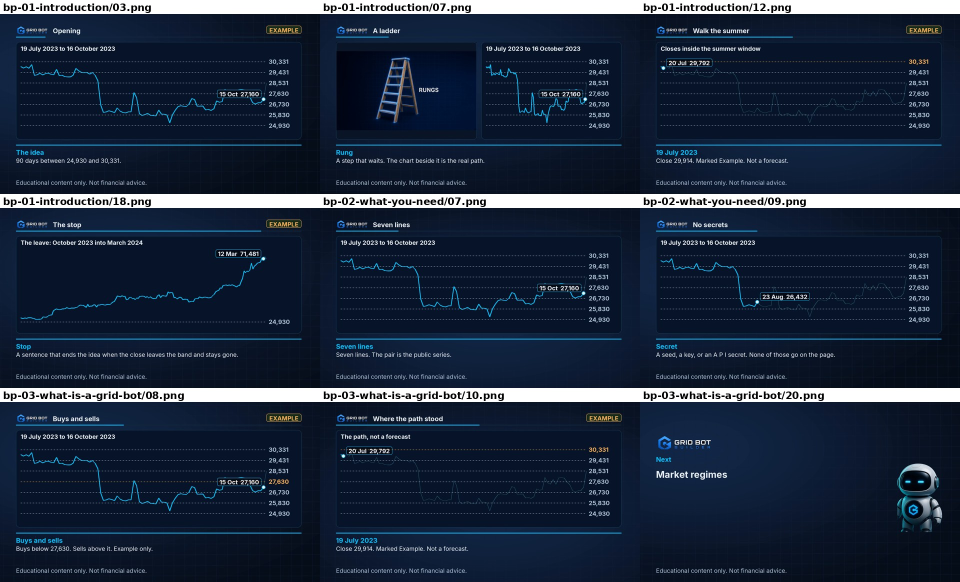
#> input picture blueprint-image-qa/contact_sheet_code_drawn_provisional.jpg, 1920 x 1164 px (shown at 1/2 size); its folder holds only this picture in this run
$ python -i qa.py   (imports and definitions only)
#> lines starting #> are read from the running program, lines starting #| are printed output that depends on the picture; after the words box and inside, x2 and y2 are one past the last pixel; in counts of white or black regions, pixels touching at a corner belong together
#> further down, picture is the input picture: PIL image 1920x1164 RGB; mean R, G, B 29.3, 42.2, 62.3
"""Technical preflight only.

Stem width, contrast, and margins do not decide whether a plate looks professional.
Appeal, craft, and brand are scored by skills/image-quality-standard.
This module is deprecated as a quality rubric. It stays as a render gate for
broken output: overflow, a missing font file, a blank PNG, a Regular face.
"""

from __future__ import annotations

import io
from dataclasses import dataclass, field
from functools import lru_cache

from PIL import Image

from .fonts import HEADLINE_FAMILY, bundled_match
from .theme import Theme


# [19 lines left out: functions relative_luminance, contrast_ratio, not called in this run]


def _needs_ratio(size: int) -> float:
    return 3.0 if size >= 24 else 4.5


@dataclass
class QaReport:
    ok: bool
    checks: list[str] = field(default_factory=list)
    failures: list[str] = field(default_factory=list)

    # [6 lines left out: function add, not called in this run]


def _luma(red: int, green: int, blue: int) -> float:
    return 0.2126 * red + 0.7152 * green + 0.0722 * blue


def _core_mask(image: Image.Image) -> Image.Image:
    """Keep the crisp glyph and drop the bloom around it."""
    rgb = image.convert("RGB")
    width, height = rgb.size
#> width = 1920; height = 1164
    raw = rgb.tobytes()
    mask = Image.new("L", (width, height), 0)
#> mask: PIL image 1920x1164 L; every value is 0
    pix = mask.load()
    samples = []
    for y in range(0, height, 3):
        row = y * width * 3
        for x in range(0, width, 3):
            index = row + x * 3
            samples.append(_luma(raw[index], raw[index + 1], raw[index + 2]))
#> after the loop, samples = 248320 items
    paper = sorted(samples)[len(samples) // 2] if samples else 0
#> paper = 19.11
    dark_plate = paper > 170
#> dark_plate = False
    for y in range(height):
        row = y * width * 3
        for x in range(width):
            index = row + x * 3
            red, green, blue = raw[index], raw[index + 1], raw[index + 2]
            if dark_plate:
                if max(red, green, blue) < 95:
                    pix[x, y] = 255
            elif min(red, green, blue) > 214 or (blue > 235 and green > 190 and red < 70):
                pix[x, y] = 255
    return mask


def _stem_on_mask(image: Image.Image, cap_px: int = 55) -> float:
    """Left-stem width of a glyph, scaled so the cap height is cap_px."""
    gray = _core_mask(image)
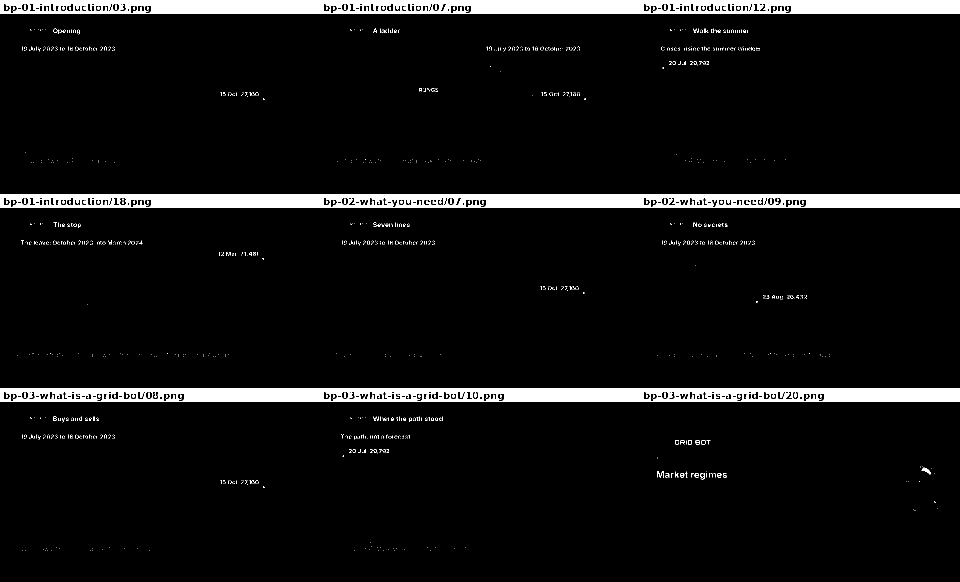
#> gray: PIL image 1920x1164 L (shown at 1/2 size); 6.5% white; 1328 white regions (1253 under 20 px), largest, box (x1, y1, x2, y2) and area: (0, 0, 1920, 28) 46616, (0, 388, 1920, 416) 46244, (0, 776, 1920, 804) 45153
    width, height = gray.size
#> width = 1920; height = 1164
    rows = [y for y in range(height) if any(gray.getpixel((x, y)) > 200 for x in range(width))]
#> rows = 328 values from 0 to 1100
    if len(rows) < 4:
        return 0.0
    cap = rows[-1] - rows[0] + 1
#> cap = 1101
    # Above the crossbar, so the sample is one vertical stem.
    row = rows[0] + max(2, int(cap * 0.16))
#> row = 176
    run = 0
    best = 0
    started = False
    for x in range(width):
        if gray.getpixel((x, row)) > 200:
            run += 1
            started = True
        elif started:
            best = run
            break
#> after the loop, run = 4
    stem = float(best or run)
#> stem = 4
    if cap <= 0 or stem <= 0:
        return 0.0
    return stem * cap_px / cap


# [211 lines left out: functions stem_width, headline_stem, ink_coverage, check_pixels, check_scene, check_headline_gap and 1 more, not called in this run]


BEGINNER_INTRO = """# Beginner check

Read each plate with the sound off.

- One idea only.
- A short headline, then 2 to 5 plain labels.
- Arrows or leader lines point at the thing the label names.
- Any figure is stamped EXAMPLE.
- No venue name, no contact detail, no profit claim, no paragraph.
"""

>>> from PIL import Image
>>> picture = Image.open('../../../blueprint-image-qa/contact_sheet_code_drawn_provisional.jpg')
>>> result = _stem_on_mask(picture)
#> result = 0.2

$ run again, on blueprint-image-qa/contact_sheet_fails.jpg
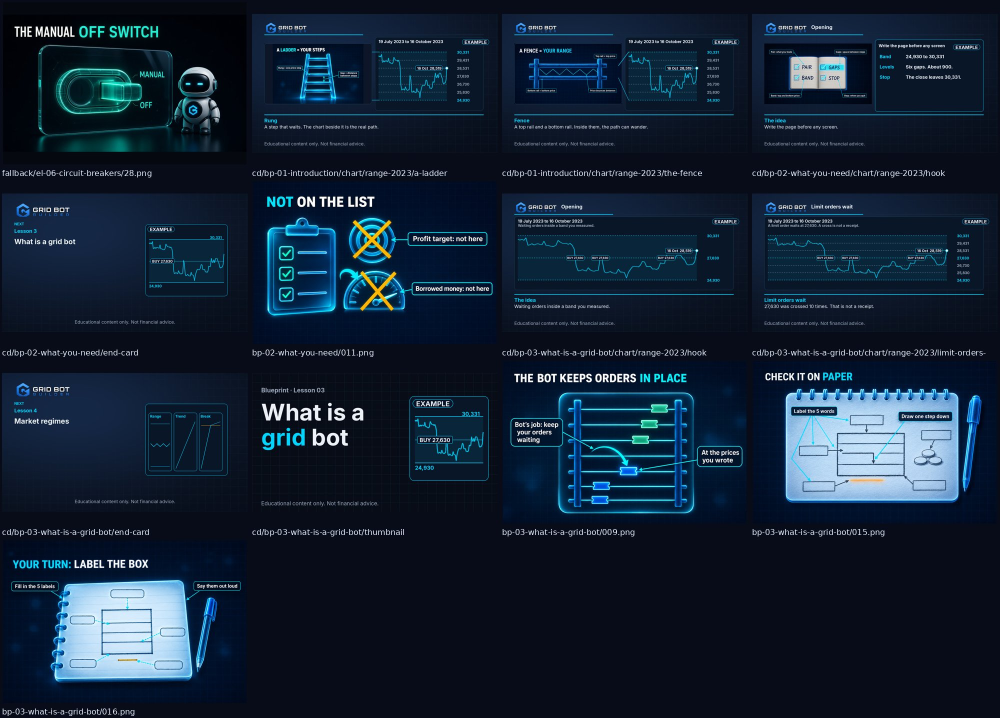
#> input picture blueprint-image-qa/contact_sheet_fails.jpg, 2000 x 1436 px (shown at 1/2 size)
#> picture is the input picture: PIL image 2000x1436 RGB; mean R, G, B 18.9, 34.3, 52.3
#> mask: PIL image 2000x1436 L; every value is 0
#> after the loop in _core_mask, `for y in range(0, height, 3):`: samples = 319493 items
#> paper = 15.12
#> dark_plate = False
#> in _stem_on_mask, `gray = _core_mask(image)`:
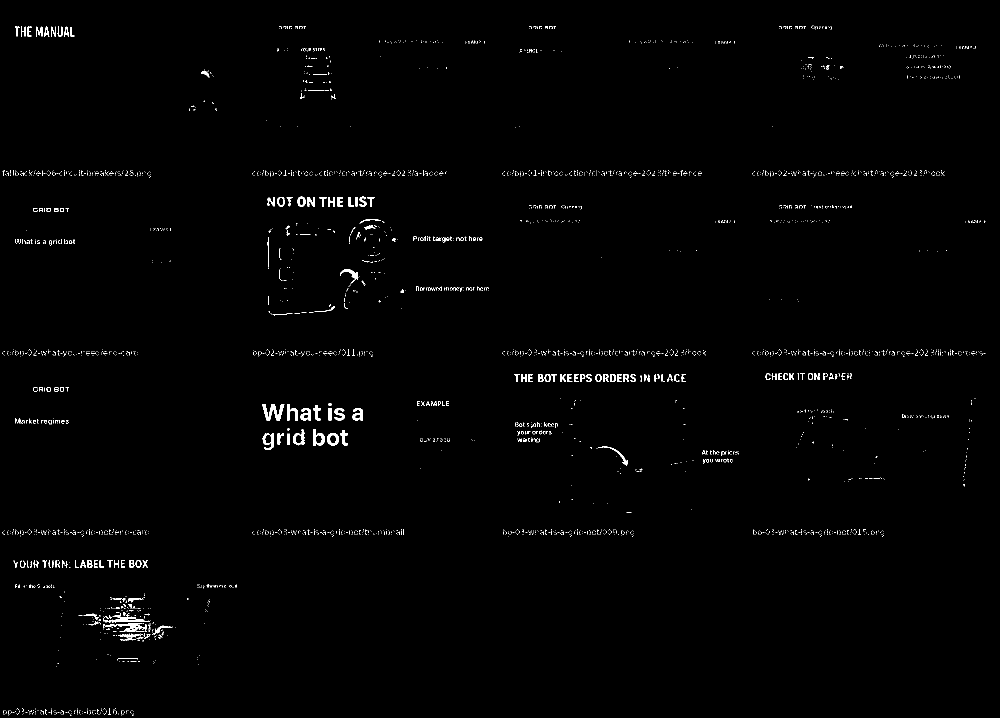
#> gray: PIL image 2000x1436 L (shown at 1/2 size); 0.87% white; 3763 white regions (3592 under 20 px), largest, box (x1, y1, x2, y2) and area: (524, 808, 569, 841) 674, (212, 1247, 294, 1264) 507, (626, 858, 649, 891) 409
#> rows = 743 values from 51 to 1431
#> cap = 1381
#> in _stem_on_mask, `row = rows[0] + max(2, int(cap * 0.16))`: row = 271
#> after the loop in _stem_on_mask, `for x in range(width):`: run = 0
